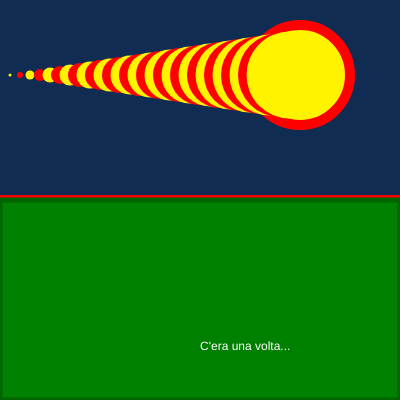
Frame 1 (no input)
Frame 60 (no input): identical to frame 1, image omitted
Frame 120 (the mouse pressed at the canvas centre since frame 60): identical to frame 1, image omitted

The p5.js sketch that drew this single still picture (run headless with seeded random() and noise() and a simulated clock; from frame 60 on, the mouse is pressed at the canvas centre):

// p5.js sketch
// ── sketch.js
let xsize = 400;
let ysize = 400;
function setup() {
  createCanvas(xsize, ysize);
}

function draw() {
  background("#102C53");
  fill("#fff300");
  stroke("red");
  strokeWeight(10);
  circle(300,75,100);
  rect(0,200,400,200);

  fill("green");
  stroke("darkgreen");
  strokeWeight(5);
  rect(0,200,400,200);
  //ordine in p5 molto importante
  stroke("#fffdd0");
  strokeWeight(20);
  let xStars_prim= 10;
  let yStars_prim= 20;
  let passo=1;
  for(let i=0; i<30; i = i+passo){
    if(i%2==0){
      //corpo di ramo vero
      stroke("red");
    }else{
      //altrimenti questo
      stroke("#fff300")
    }
    strokeWeight(i*3);
    point(xStars_prim*i,yStars_prim+55);
  }
  //stella polare
  //point(xStars_prim+80,60);
  fill("white");
  stroke(0);
  strokeWeight(0);
  text("C'era una volta...",200,350);
}
